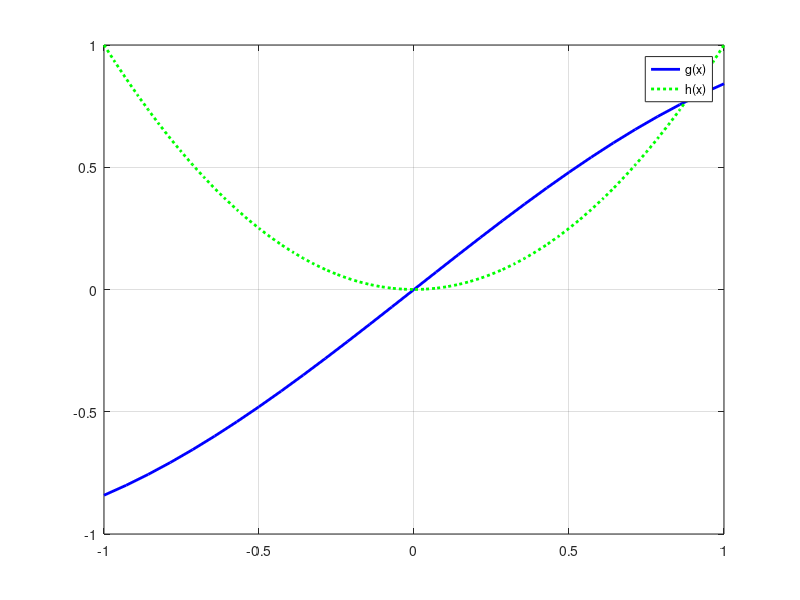

Write the MATLAB code that produced this figure. (Note: this script raises an error after producing the figure.)
% NoMoreHomework

% ESCRIU NOM I COGNOMS
% NOM     = 
% COGNOMS = 
%interval inicial i funcions g i h per calcular punts d'intersecció
a = -1;
b = 1;
g = @(x) sin(x);   %g definida inline
h = @(x) x.^2;   %h definida inline

% fem la gràfica de g i h per comprovar els punt d'intersecció
 % representa g en blau i amplada línia 2
fplot(g, [a b], '-b', 'LineWidth', 2)
 
grid on    %afegim una malla
hold on
fplot(h,[a b],':g','LineWidth',2)
legend('g(x)','h(x)','Location','northeast')
hold off
%No facis cas d'aquestes instruccions 
gr=gca;
if length(gr.Children) < 2
    % no s'ha fet la gràfica
    color = NaN;
    line = NaN;
    Xinterval = NaN;
else
    g2=gr.Children(2);
    color=g2.Color;
    line=g2.LineWidth;
    Xinterval=gr.XLim;
end

% Punt d'intersecció A, es veu directe de la gràfica
A = 0;

% Punt d'intersecció B per Newton
f = @(x) sin(x) - x.^2;   % f definida inline per calcular el zero B 
df = @(x) cos(x) - 2*x;   % f' definida inline
x0 = 0.5;                 % iterat inicial
n = 6;                    % escull un nombre d'iterats mínim de manera que t'asseguri d=2
B = newton(f, df, x0, n); % crida newton per calcular B
error_en_B = 9.84e-04;    % error a l'iterat n 
